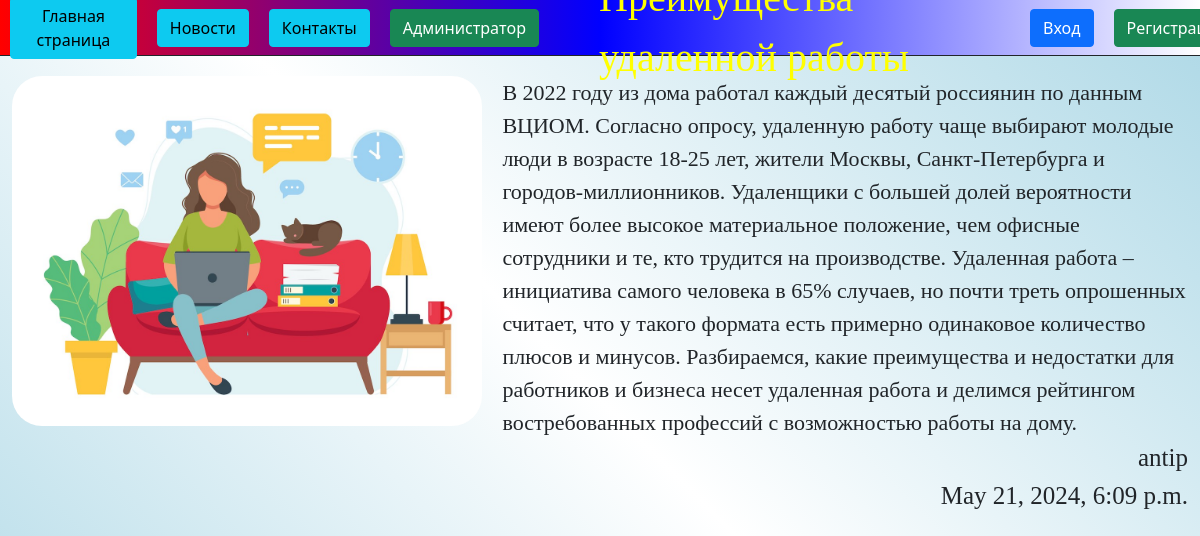
Screenshot of /detail/3/ with the database file from the repository.
### my_blog/models.py (models this page shows, shortened)
class Post(models.Model):
    title = models.CharField(max_length=200, verbose_name="Заголовок")
    content = models.TextField(verbose_name="Содержание")
    date_published = models.DateTimeField(default=timezone.now, verbose_name="Дата публикации")
    image = models.ImageField(upload_to="images/", verbose_name="Изображения")
    author = models.ForeignKey(User, on_delete=models.CASCADE, verbose_name="Автор", null=True, blank=True)

### my_blog/views.py (the view)
# urls.py: path("detail/<int:pk>/", views.detail, name="detail"),
def detail(request, pk):
    post = Post.objects.get(pk=pk)
    title = post.title
    return render(request, 'my_blog/post_detail.html', {"post": post, "title": title})

### my_blog/templates/my_blog/post_detail.html (shortened to what this page needs)
{% extends 'my_blog/layout.html' %}
{% load static %}
{% block static %}
<link rel="stylesheet" href="{% static 'my_blog/css/post_detail.css' %}">
{% endblock %}
{% block content %}
    <div class="post_detail">
        <div class="content">
            <img src="{{post.image.url}}">
            <div>
                <a>{{post.content}}</a>
                <div class="post_info">
                    <a>{{post.author}}</a>
                    <a>{{post.date_published}}</a>
                </div>
            </div>
        </div>
    </div>
{% endblock %}

### static/my_blog/css/layout.css (style rules this page uses)
body { margin: 0; padding: 0; background: linear-gradient(45deg, lightblue, white, lightblue); }

### static/my_blog/css/post_detail.css (style rules this page uses)
.post_detail { display: flex; padding: 1%; flex-direction: column; margin-top: 2%; }
img { max-width: 40%; max-height: 80%; margin-right: 20px; object-fit: cover; border-radius: 30px; }
.content { display: flex; font-size: 22; font-family: cursive; }
.post_info { display: flex; font-size: 25; flex-direction: column; align-items: flex-end; font-family: cursive; }

### rows the page displays
Post: image (picture), content "В 2022 году из дома работал каждый десятый россиянин по данным ВЦИОМ. Согласно опросу, удаленную работу чаще выбирают молодые люди в возрасте 18-25 лет, жители Москвы, Санкт-Петербурга и городов-миллионников. Удаленщики с большей долей вероятности имеют более высокое материальное положение, чем офисные сотрудники и те, кто трудится на производстве. Удаленная работа – инициатива самого человека в 65% случаев, но почти треть опрошенных считает, что у такого формата есть примерно одинаковое количество плюсов и минусов. Разбираемся, какие преимущества и недостатки для работников и бизнеса несет удаленная работа и делимся рейтингом востребованных профессий с возможностью работы на дому.", author "antip", date_published "May 21, 2024, 6:09 p.m."
